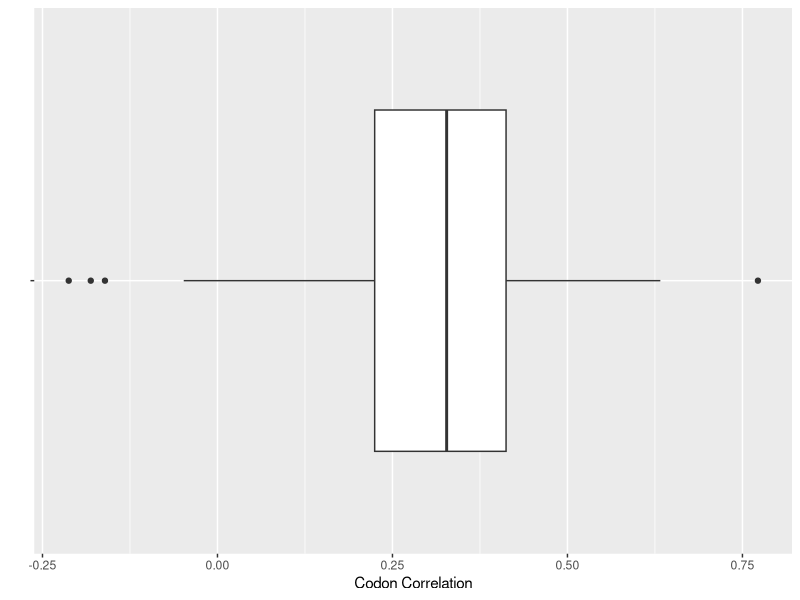

Recreate this plot in R.
# read in the file (phage host codon correlation) to a data table (and remove the first four lines)
datatable <- read.table(file = 'phage_host_codon_correlation.txt', header = FALSE, sep = '\t', skip = 4)

#rename the columns in the data table
colnames(datatable) <- c("Gene", "Corr")

#use ggplot to create the box plot
library(ggplot2)
dev <- ggplot(datatable, aes(y = Corr, x = "")) + geom_boxplot() + coord_flip() + ylab("Codon Correlation") + xlab('')

#save the file as a PNG
dev.print(file="corrPlot.png", device=png, width=800)
